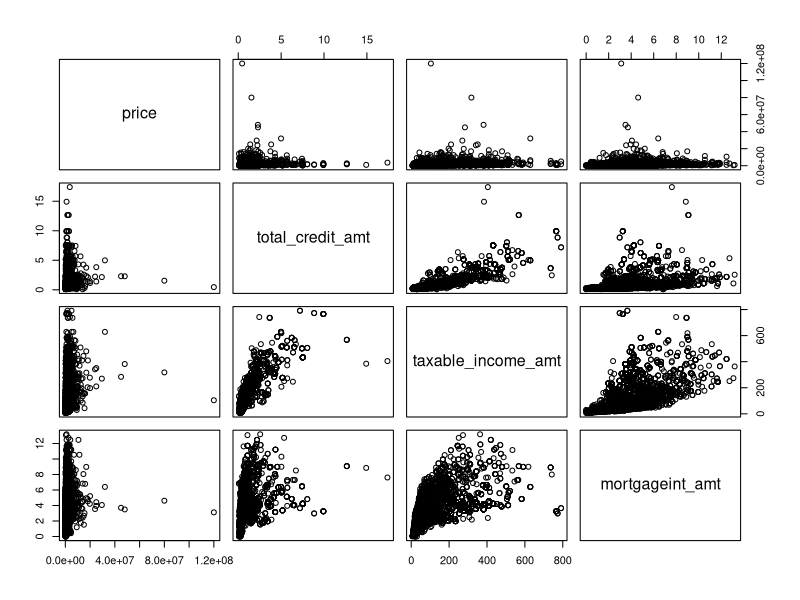
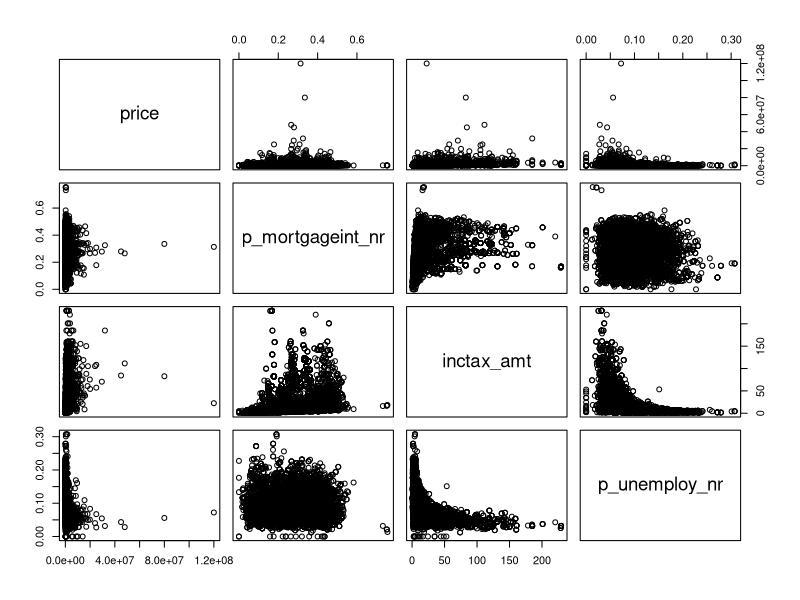
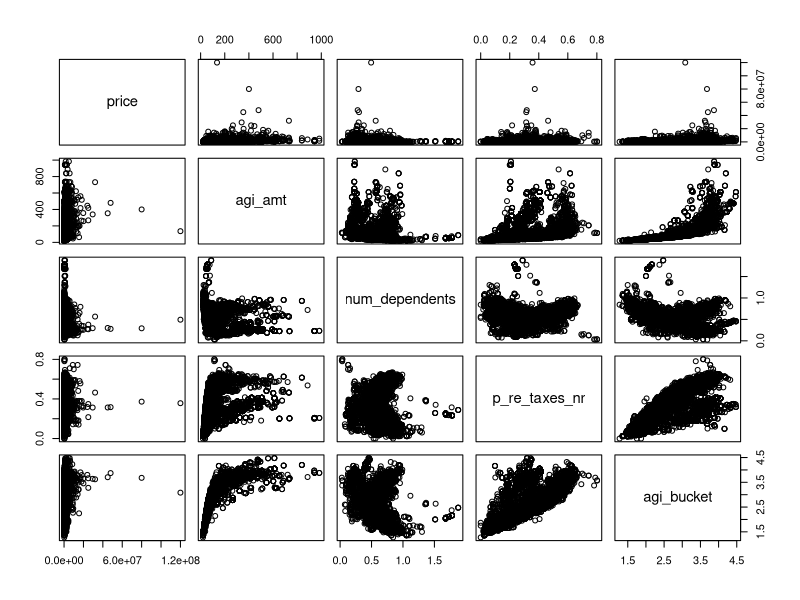
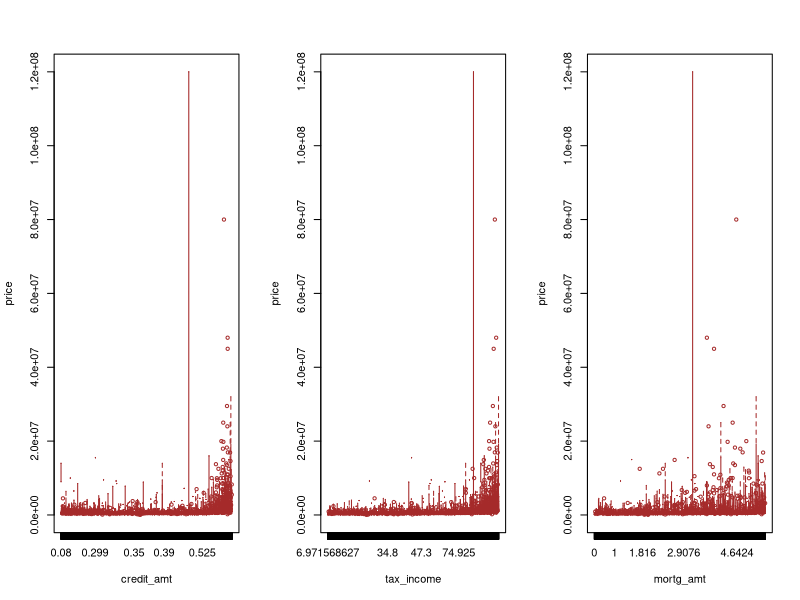
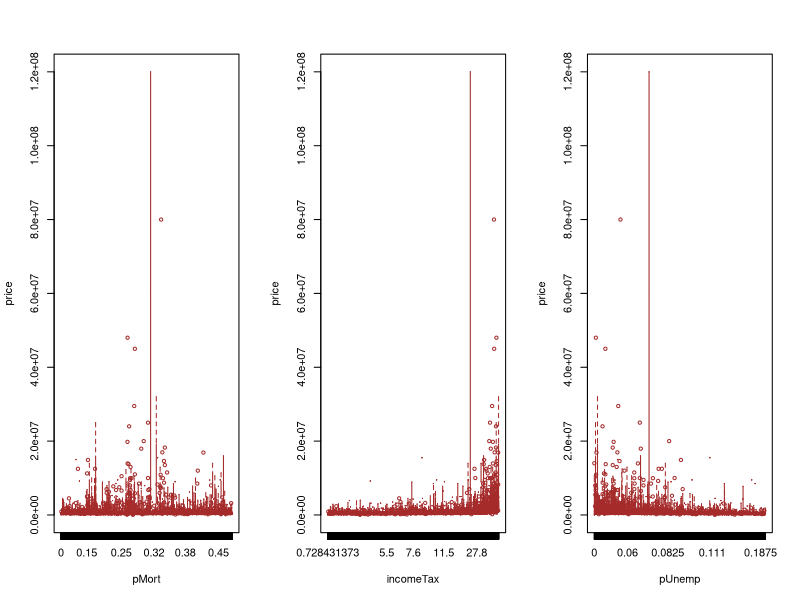
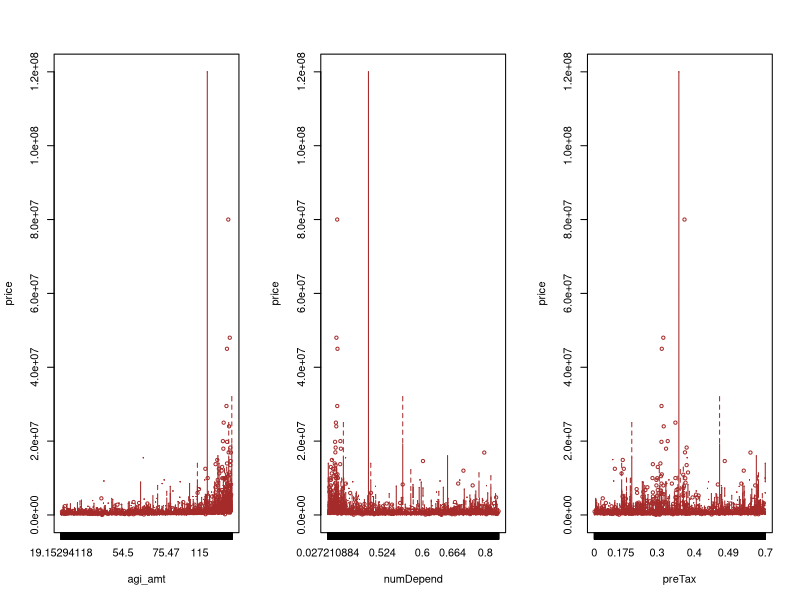
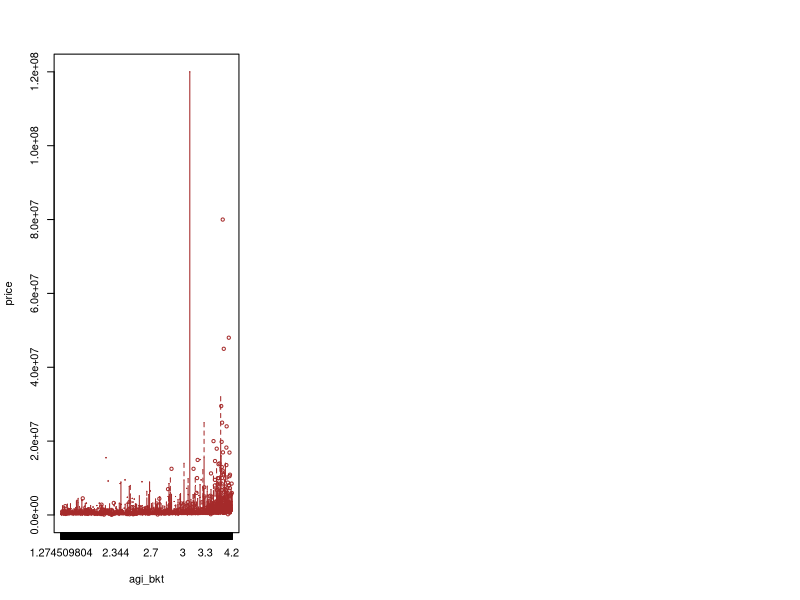
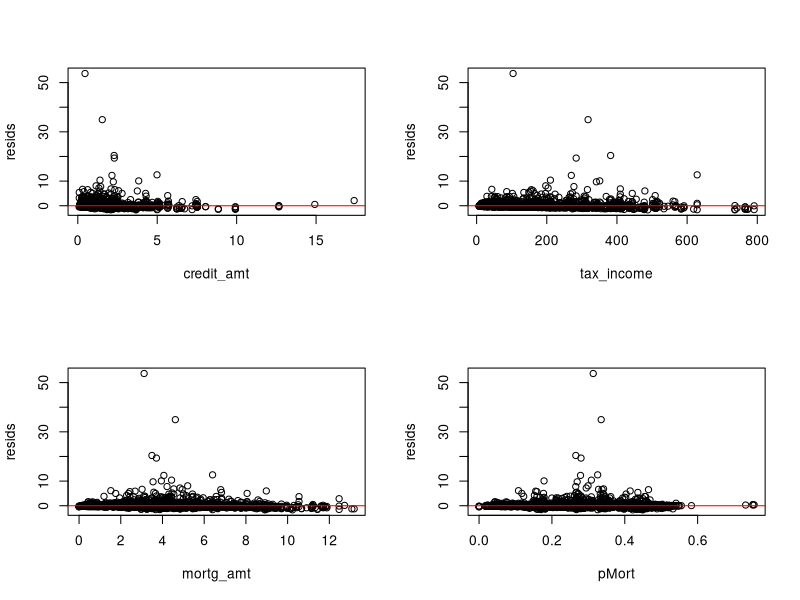

Write the R code that produced these figures, in order.
## ---- chunk 1
knitr::opts_chunk$set(echo = TRUE)
library(dplyr)
## ---- chunk 2

data <- read.csv("merged_data.csv")  

subData = data[,c(4,16,17,18,19,20,21,22,23,24,25)]
head(subData)
summary(subData)

## ---- chunk 3
price <- subData$price
totCredAmt <- subData$total_credit_amt
#plot(totCredAmt, price,xlab="Total Credit Amount",ylab="Price",main="Price vs. Credit #Amount")
#abline(lm(price~totCredAmt),col="red")

## ---- chunk 4
data1 = subData[c(1,2,3,4)]
data2 = subData[c(1,5,6,7)]
data3 = subData[c(1,8,9,10,11)]
pairs(data1)
pairs(data2)
pairs(data3)

## ---- chunk 5
corPrice_creditAmt = cor(subData$total_credit_amt,subData$price)
corPrice_creditAmt

corPrice_taxIncome = cor(subData$taxable_income_amt,subData$price)
corPrice_taxIncome

corPrice_mortAmt = cor(subData$mortgageint_amt,subData$price)
corPrice_mortAmt

corPrice_pMort = cor(subData$p_mortgageint_nr,subData$price)
corPrice_pMort

corPrice_incomeTax = cor(subData$inctax_amt,subData$price)
corPrice_incomeTax

corPrice_pUnemp = cor(subData$p_unemploy_nr,subData$price)
corPrice_pUnemp

corPrice_agiAmt = cor(subData$agi_amt,subData$price)
corPrice_agiAmt

corPrice_numDep = cor(subData$num_dependents,subData$price)
corPrice_numDep

corPrice_pReTax = cor(subData$p_re_taxes_nr,subData$price)
corPrice_pReTax

corPrice_agiBucket = cor(subData$agi_bucket,subData$price)
corPrice_agiBucket

## ---- chunk 6
price = subData$price
credit_amt = subData$total_credit_amt
par(mfrow=c(1,3))
boxplot(price~credit_amt,data=subData,col="orange",border="brown")

tax_income = subData$taxable_income_amt
boxplot(price~tax_income,data=subData,col="orange",border="brown")

mortg_amt = subData$mortgageint_amt
boxplot(price~mortg_amt,data=subData,col="orange",border="brown")

## ---- chunk 7
par(mfrow=c(1,3))
pMort = subData$p_mortgageint_nr
boxplot(price~pMort,data=subData,col="orange",border="brown")

incomeTax = subData$inctax_amt
boxplot(price~incomeTax,data=subData,col="orange",border="brown")

pUnemp = subData$p_unemploy_nr
boxplot(price~pUnemp,data=subData,col="orange",border="brown")


## ---- chunk 8
par(mfrow=c(1,3))
agi_amt = subData$agi_amt
boxplot(price~agi_amt,data=subData,col="orange",border="brown")

numDepend = subData$num_dependents
boxplot(price~numDepend,data=subData,col="orange",border="brown")

preTax = subData$p_re_taxes_nr
boxplot(price~preTax,data=subData,col="orange",border="brown")

## ---- chunk 9
par(mfrow=c(1,3))
agi_bkt = subData$agi_bucket
boxplot(price~agi_bkt,data=subData,col="orange",border="brown")
## ---- chunk 10
price = subData$price
credit_amt = subData$total_credit_amt
tax_income = subData$taxable_income_amt
mortg_amt = subData$mortgageint_amt
pMort = subData$p_mortgageint_nr
incomeTax = subData$inctax_amt
pUnemp = subData$p_unemploy_nr
agi_amt = subData$agi_amt
numDepend = subData$num_dependents
preTax = subData$p_re_taxes_nr
agi_bkt = subData$agi_bucket

model = lm(price~credit_amt+tax_income+mortg_amt+pMort+incomeTax+
             pUnemp+agi_amt+numDepend+preTax+agi_bkt)
summary(model)

## ---- chunk 11
library(MASS)
resids = stdres(model)

par(mfrow=c(2,2))
plot(subData[,2],resids,xlab="credit_amt")
abline(0,0,col="red")

plot(subData[,3],resids,xlab="tax_income")
abline(0,0,col="red")

plot(subData[,4],resids,xlab="mortg_amt")
abline(0,0,col="red")

plot(subData[,5],resids,xlab="pMort")
abline(0,0,col="red")
## ---- chunk 12
par(mfrow=c(2,2))
plot(subData[,6],resids,xlab="income_tax")
abline(0,0,col="red")

plot(subData[,7],resids,xlab="pUnemp")
abline(0,0,col="red")

plot(subData[,8],resids,xlab="agi_amt")
abline(0,0,col="red")

plot(subData[,9],resids,xlab="numDepend")
abline(0,0,col="red")
## ---- chunk 13
par(mfrow=c(2,2))
plot(subData[,10],resids,xlab="preTax")
abline(0,0,col="red")

plot(subData[,11],resids,xlab="agi_bkt")
abline(0,0,col="red")
## ---- chunk 14
library(car)
fits = model$fitted
cook = cooks.distance(model)
par(mfrow=c(2,2))
plot(fits,resids,xlab="Fitted Values",ylab="Residuals")
abline(0,0,col="red")
qqPlot(resids,ylab="Residuals",main="")
hist(resids,xlab="Residuals",main="",nclass=10,col="orange")
plot(cook,type="h",lwd=3,col="red",ylab="Cook's Distance")

